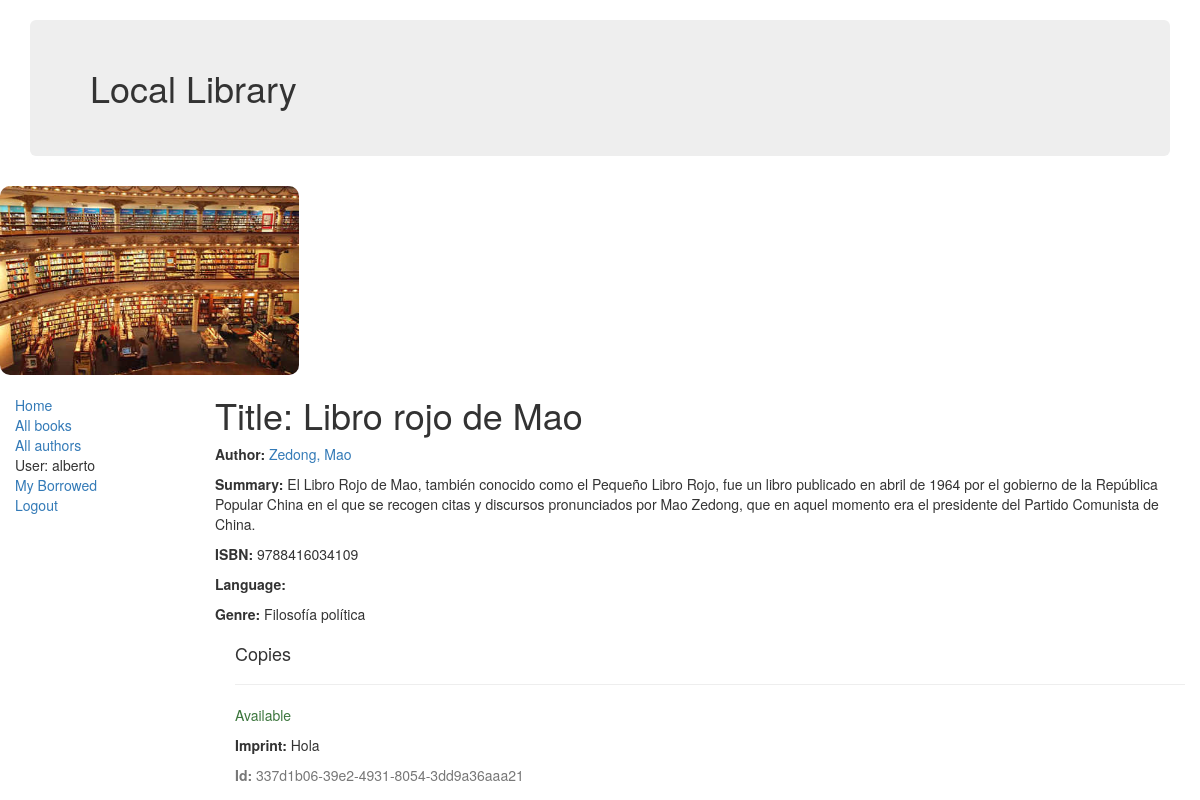
The page /catalog/book/1 (signed in) on the database its author committed.
### catalog/models.py (models this page shows, shortened)
class Book(models.Model):
    title = models.CharField(max_length=200)
    author = models.ForeignKey('Author', on_delete=models.SET_NULL, null=True)
    summary = models.TextField(max_length=1000, help_text="Ingrese una breve descripción del libro")
    isbn = models.CharField('ISBN',max_length=13, help_text='13 Caracteres <a href="https://www.isbn-international.org/content/what-isbn">ISBN number</a>')
    genre = models.ManyToManyField(Genre, help_text="Seleccione un genero para este libro")

class Author(models.Model):
    first_name = models.CharField(max_length=100)
    last_name = models.CharField(max_length=100)
    date_of_birth = models.DateField(null=True, blank=True)
    date_of_death = models.DateField('Died', null=True, blank=True)
    class Meta:
        ordering = ['last_name', 'first_name']
    def __str__(self):
        return '%s, %s' % (self.last_name, self.first_name)

class Genre(models.Model):
    name = models.CharField(max_length=200, help_text="Ingrese el nombre del género (p. ej. Ciencia Ficción, Poesía Francesa etc.)")
    def __str__(self):
        return self.name

class BookInstance(models.Model):
    id = models.UUIDField(primary_key=True, default=uuid.uuid4, help_text="ID único para este libro particular en toda la biblioteca")
    book = models.ForeignKey('Book', on_delete=models.SET_NULL, null=True)
    borrower = models.ForeignKey(User, on_delete=models.SET_NULL, null=True, blank=True)
    imprint = models.CharField(max_length=200)
    due_back = models.DateField(null=True, blank=True)
    LOAN_STATUS = (
        ('m', 'Maintenance'),
        ('o', 'On loan'),
        ('a', 'Available'),
        ('r', 'Reserved'),
        )
    status = models.CharField(max_length=1, choices=LOAN_STATUS, blank=True, default='m', help_text='Disponibilidad del libro')

### catalog/views.py (the view)
# urls.py: url(r'^book/(?P<pk>\d+)$', views.BookDetailView.as_view(), name='book-detail'),
class BookDetailView(LoginRequiredMixin, generic.DetailView):
    model = Book

### catalog/templates/catalog/book_detail.html (shortened to what this page needs)
{% extends "base_generic.html" %}
{% block content %}
  <h1>Title: {{ book.title }}</h1>
  <p><strong>Author:</strong> <a href="{% url 'author-detail' book.author.pk %}">{{ book.author }}</a></p>
  <p><strong>Summary:</strong> {{ book.summary }}</p>
  <p><strong>ISBN:</strong> {{ book.isbn }}</p>
  <p><strong>Language:</strong> {{ book.language }}</p>
  <p><strong>Genre:</strong> {% for genre in book.genre.all %} {{ genre }}{% if not forloop.last %}, {% endif %}{% endfor %}</p>
  <div style="margin-left:20px;margin-top:20px">
    <h4>Copies</h4>
    {% for copy in book.bookinstance_set.all %}
    <hr>
    <p class="{% if copy.status == 'a' %}text-success{% elif copy.status == 'm' %}text-danger{% else %}text-warning{% endif %}">{{ copy.get_status_display }}</p>
    <p><strong>Imprint:</strong> {{copy.imprint}}</p>
    <p class="text-muted"><strong>Id:</strong> {{copy.id}}</p>
    {% endfor %}
  </div>
{% endblock %}

### catalog/templates/base_generic.html (shortened to what this page needs)
<!DOCTYPE html>
<html lang="en">
<head>
  <link rel="stylesheet" href="https://maxcdn.bootstrapcdn.com/bootstrap/3.3.7/css/bootstrap.min.css">
  {% load static %}
  <link rel="stylesheet" href="{% static 'css/styles.css' %}">
</head>
<body>
  <header class="container">
  <h1 class="jumbotron">{% block encabezado %}Local Library{% endblock %}</h1>
  </header>
  <img class="lib" src="{% static 'img/lib.jpg' %}" alt="My image" style="width:299px;height:189px;"/>
  <div class="container-fluid">
    <div class="row">
      <div class="col-sm-2">
        {% block sidebar %}
        <ul class="sidebar-nav">
          <li><a href="{% url 'index' %}">Home</a></li>
          <li><a href="{% url 'books' %}">All books</a></li>
          <li><a href="{% url 'authors' %}">All authors</a></li>
          {% if user.is_authenticated %}
          <li>User: {{ user.get_username }}</li>
          <li><a href="{% url 'my-borrowed' %}">My Borrowed</a></li>
          <li><a href="{% url 'logout'%}?next={{request.path}}">Logout</a></li>
          {% else %}
          <li><a href="{% url 'login'%}?next={{request.path}}">Login</a></li>
          {% endif %}
        </ul>
        {% endblock %}
      </div>
      <div class="col-sm-10 ">
        {% block content %}{% endblock %}
      </div>
    </div>
  </div>
</body>
</html>

### catalog/static/css/styles.css (style rules this page uses)
.sidebar-nav { margin-top: 20px; padding: 0; list-style: none; }
.lib { border-radius: 10px; align-content: center; }

### rows shown on the page
Book: title "Libro rojo de Mao", author "Zedong, Mao", summary "El Libro Rojo de Mao, también conocido como el Pequeño Libro Rojo, fue un libro publicado en abril de 1964 por el gobierno de la República Popular China en el que se recogen citas y discursos pronunciados por Mao Zedong, que en aquel momento era el presidente del Partido Comunista de China.", isbn "9788416034109"
Genre: name "Filosofía política"
BookInstance: status "Available", imprint "Hola", id "337d1b06-39e2-4931-8054-3dd9a36aaa21"

### other values the page prints
{{ user.get_username }} "alberto"
